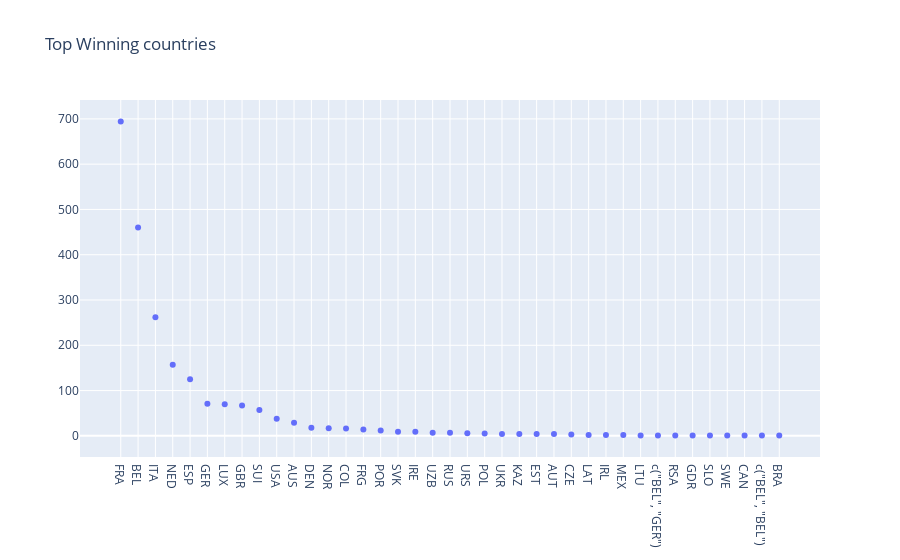

The cell this chart's notebook holds for it:
### Code cell
winning_countries = tour.Winner_Country.value_counts().reset_index().rename(columns={"index": "x"})
winning_countries.sort_values(by = 'x')
fig = go.Figure(data=go.Scatter(x=winning_countries.x, y=winning_countries.Winner_Country, mode='markers'))
fig.update_layout(showlegend=False, title_text="Top Winning countries")
fig.show()

### Figure 1 — Plotly figure (JSON) as saved in the notebook; plotly's stock layout.template omitted (floating-point values rounded to 4 significant figures)
{"data": [{"mode": "markers", "type": "scatter", "x": ["FRA", "BEL", "ITA", "NED", "ESP", "GER", "LUX", "GBR", "SUI", "USA", "AUS", "DEN", "NOR", "COL", "FRG", "POR", "SVK", "IRE", "UZB", "RUS", "URS", "POL", "UKR", "KAZ", "EST", "AUT", "CZE", "LAT", "IRL", "MEX", "LTU", "c(\"BEL\", \"GER\")", "RSA", "GDR", "SLO", "SWE", "CAN", "c(\"BEL\", \"BEL\")", "BRA"], "y": [694, 460, 262, 157, 125, 71, 70, 67, 57, 38, 29, 18, 17, 16, 14, 12, 9, 9, 7, 7, 6, 5, 4, 4, 4, 4, 3, 2, 2, 2, 1, 1, 1, 1, 1, 1, 1, 1, 1]}], "layout": {"showlegend": false, "title": {"text": "Top Winning countries"}}}
